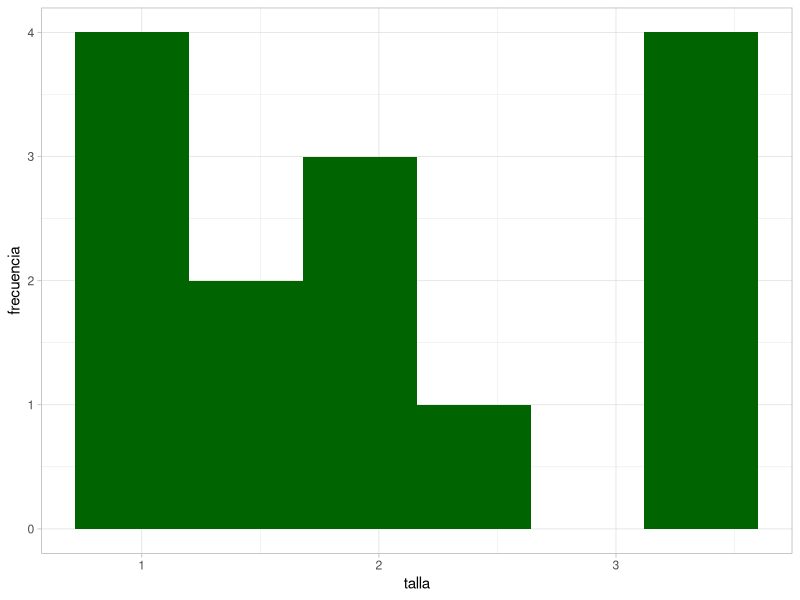
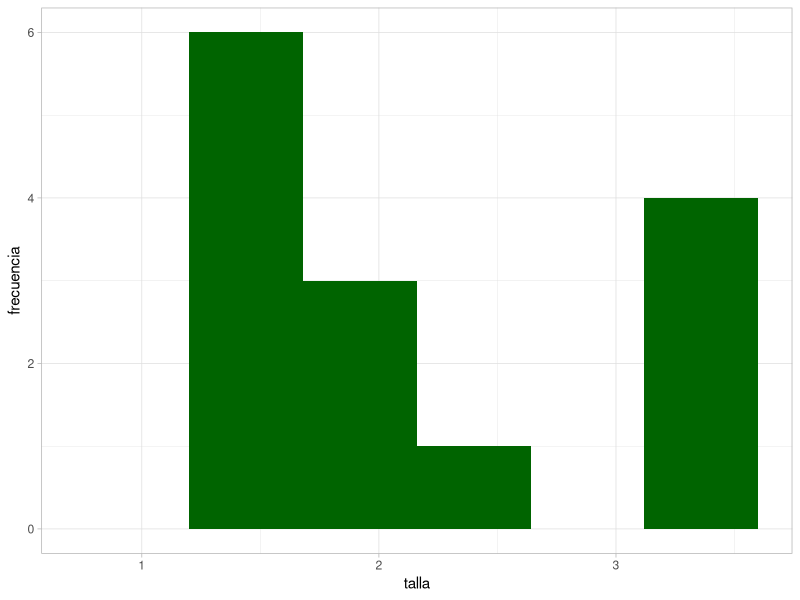
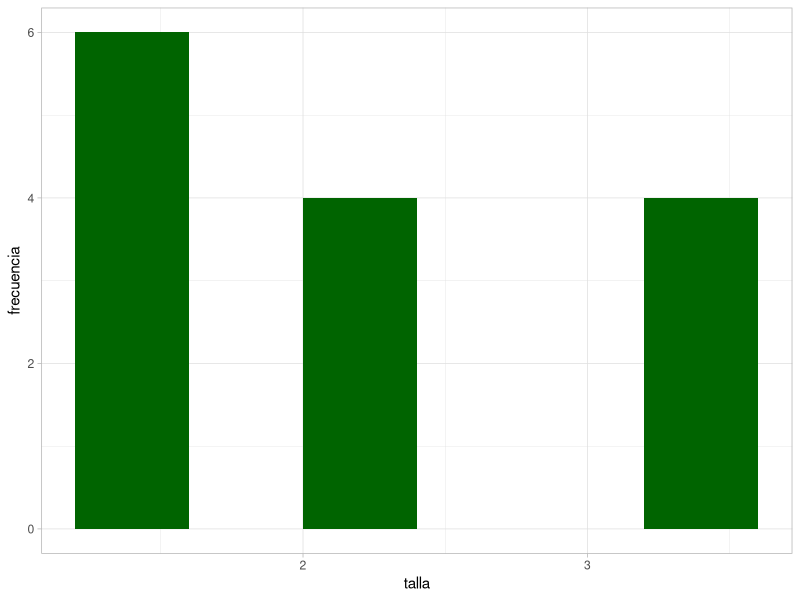
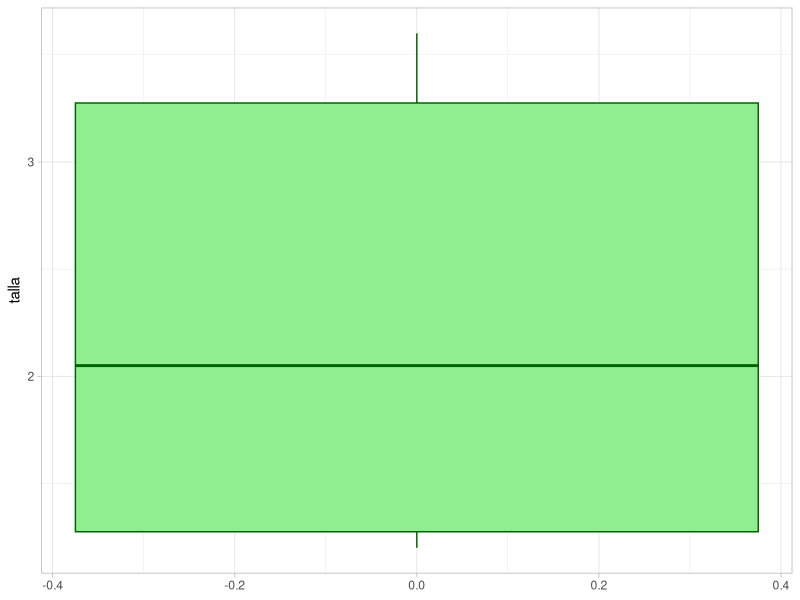

These figures' R source, in order:
# cargamos los datos de la tabla en un objeto de nombre pez
pez <- c(3.6,1.2,2.1,1.2,1.5,3.6,3.6,1.2,2.1,3.6,2.3,1.5,2,1.2)

# evaluamos la cantidad de intervalos k adecuada para 14 datos
# usamos la función de Sturges para evaluar el mínimo
nclass.Sturges(pez)
1+3.322*log10(14)
1+3.322*log(14)

# para respetar el histograma son 6
k <- 6

# calculamos el rango R: x(n)-x(1)
diff(range(pez))

# calculamos la amplitud de los intervalos de clase según
# el rango R dividido por el número de clases k
amplitud <- diff(range(pez))/k

# partimos el conjunto de datos en 6 intervalos
# que es lo que se ve en el histograma
# usamos intervalos abiertos a derecha
pez_part <- cut(pez, breaks = 6, right =F, include.lowest = T)

# los intervalos generados los vemos como texto acá
(intervalos <- levels(pez_part))

# para calcular las marcas de clase necesito los límites 
# de cada intervalo

mi <- (min(pez)+amplitud*(0:(k-1)))+(amplitud/2)
  
fi <- as.vector(table(pez_part))
fri <- fi/length(pez)

Fi <-  cumsum(fi) 
Fri <- Fi/length(pez)

# fabrico tabla de frecuencias con todo este material 
tabla <-  data.frame(intervalos, mi, fi, fri, Fi, Fri)

# calculo coeficiente de variación
# CV = s/media * 100
(cv <- (sqrt(var(pez))/mean(pez))*100)

# vamos a aprovechar para hacer gráficos descriptivos:
pez_t <- tibble::as_tibble(pez)
library(tidyverse)

# histograma 
# ¡CUIDADO! por defecto R usa intervalos abiertos a izquierda

# histograma de la guía: por defecto, abiertos a izquierda
ggplot(pez_t,aes(x=value))+
  geom_histogram(bins = 6,fill='darkgreen')+
  labs(y= "frecuencia", x = "talla")+
  theme_light()

# histograma con intervalos cerrados a izquierda
ggplot(pez_t,aes(x=value))+
  geom_histogram(bins = 6,fill='darkgreen', closed = "left")+
  labs(y= "frecuencia", x = "talla")+
  theme_light()

# histograma que empieza en el mínimo valor
# (¡como la tabla de frecuencias que hicieron ustedes!)
ggplot(pez_t,aes(x=value))+
  geom_histogram(binwidth = 0.4 ,fill='darkgreen', closed = "left",boundary=min(pez))+
  labs(y= "frecuencia", x = "talla")+
  theme_light()


# boxplot
ggplot(pez_t, aes(x=value))+
  geom_boxplot(varwidth = F,col='darkgreen',fill='lightgreen')+
  #geom_dotplot(stackdir='center', dotsize=1)+
  labs(x = "talla")+
  coord_flip()+
  theme_light()
